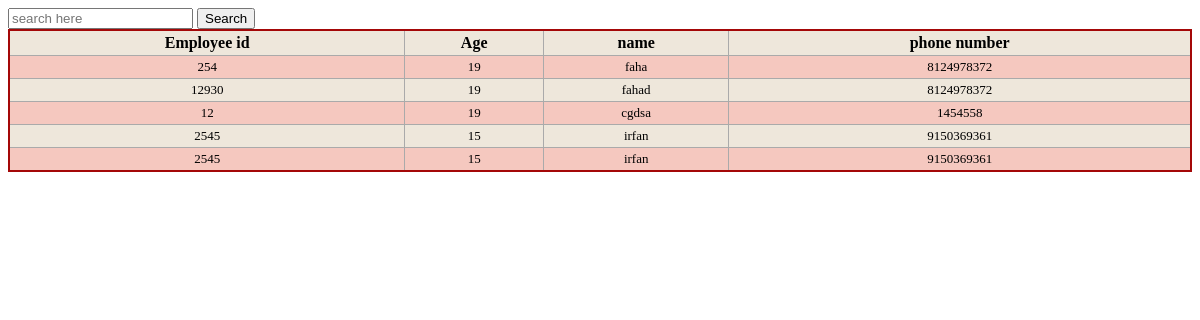
Page /model/get/ on the committed database.
### modelapp/models.py (models this page shows, shortened)
class empdet(models.Model):
    empid=models.IntegerField()
    age=models.IntegerField(max_length=2)
    name=models.CharField(max_length=20)
    pho=models.IntegerField(max_length=10)

### modelapp/views.py (the view)
# urls.py: path('get/',views.EmployeeDetails),
def EmployeeDetails(request):
    employees=empdet.objects.all()
    return render(request,"modelapp/alldata.html",context={"employees":employees})

### template/modelapp/alldata.html (shortened to what this page needs)
<!DOCTYPE html>
<html lang="en">
<head>
    {% load static %}
    <link rel="stylesheet" href="{% static '/secondapp/css/table.css' %}">
</head>
<body>
<form method="GET" action="/model/search">
    <input type="text" id="search" name="search" placeholder="search here" value="{{request.get.SEARCH}}">
    <input type="submit" value="Search">
</form>
<table class="redTable">
    <tr>
        <th>Employee id</th>
        <th>Age</th>
        <th>name</th>
        <th>phone number</th>
    </tr>
    {% for emp in employees %}
    <tr>
        <td>{{emp.empid}}</td>
        <td>{{emp.age}}</td>
        <td>{{emp.name}}</td>
        <td>{{emp.pho}}</td>
    </tr>
    {% endfor %}
</table>
</body>
</html>

### static/secondapp/css/table.css (style rules this page uses)
table.redTable { border: 2px solid #A40808; background-color: #EEE7DB; width: 100%; text-align: center; border-collapse: collapse; }
table.redTable td, table.redTable th { border: 1px solid #AAAAAA; padding: 3px 2px; }
table.redTable tbody td { font-size: 13px; }
table.redTable tr:nth-child(even) { background: #F5C8BF; }

### rows in the picture
empdet: empid "254", age "19", name "faha", pho "8124978372"
empdet: empid "12930", age "19", name "fahad", pho "8124978372"
empdet: empid "12", age "19", name "cgdsa", pho "1454558"
empdet: empid "2545", age "15", name "irfan", pho "9150369361"
empdet: empid "2545", age "15", name "irfan", pho "9150369361"
